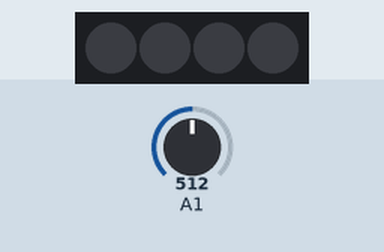
Simulated run of this sketch. Board: ATtiny85, built with avr-gcc and run on an emulated ATtiny85. On the bench: 4 RGB LEDs in strip order, left to right. Inputs (shaded band) come from the test bench; at power-on: A1 = 512. Dim RGB values are drawn brighter than linear.

Above: at 1.8 s.
1.9 s: A1 set to 252
8.2 s: A1 set to 222
At 11.5 s:
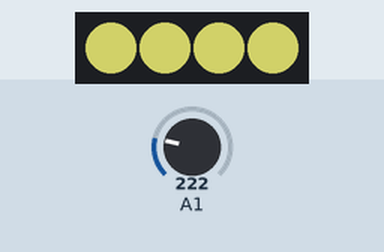
14.6 s: A1 set to 250
At 20.8 s:
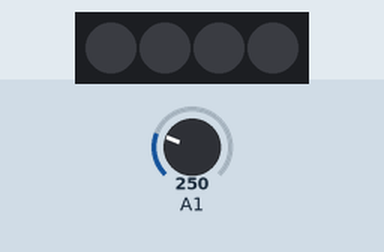
21.0 s: A1 set to 230
At 26.0 s:
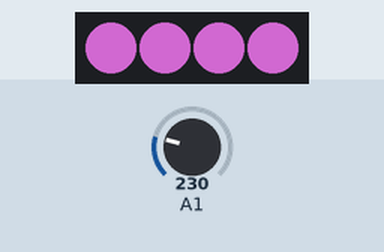
Timing chart, 0 to 33.5 s (numbered marks = the images above; inputs shaded):
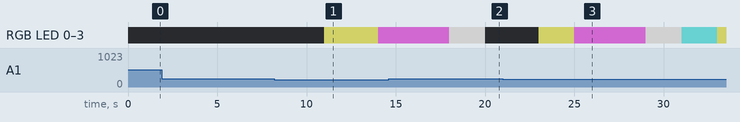

The sketch:

fakeTV.ino
```cpp
////////////////////////////////////////////////////////////////////
//
// Fake TV Security Light
//
// Built for DigiSpark
//
//
////////////////////////////////////////////////////////////////////
#include <Adafruit_NeoPixel.h>

#define PIN_NEOPIXEL_OUT  0
#define ADC_LDR           1 // Pin marked P2 === digital pin 2

#define NUM_LEDS  4

#define LED_BRIGHT  120

#define DAY_THRESHOLD 245
#define NIGHT_THRESHOLD 240

typedef struct
{
  int period;
  int r;
  int g;
  int b;
} FAKE_PICTURE;

FAKE_PICTURE pictures[] =
{
  {1000, LED_BRIGHT, LED_BRIGHT, LED_BRIGHT / 2},
  {2000, LED_BRIGHT, LED_BRIGHT/2, LED_BRIGHT},
  {4000, LED_BRIGHT, LED_BRIGHT, LED_BRIGHT},
  {2000, LED_BRIGHT/2, LED_BRIGHT, LED_BRIGHT},
  {2000, LED_BRIGHT, LED_BRIGHT, LED_BRIGHT/2}
};

// Global variables :-/
Adafruit_NeoPixel strip =
  Adafruit_NeoPixel(NUM_LEDS, PIN_NEOPIXEL_OUT, NEO_GRB + NEO_KHZ800);

void setup()
{
  strip.begin();
  strip.show(); // Initialize all pixels to 'off'
}

void loop()
{
  static boolean isNight = false;
  static int pictureIndex = 0;

  int ldrValue = analogRead(ADC_LDR);

  if(isNight)
  {
    if(ldrValue >= DAY_THRESHOLD)
    {
      isNight = false;
    }
  }
  else
  {
    if(ldrValue <= NIGHT_THRESHOLD)
    {
      isNight = true;
    }
  }

  delay(pictures[pictureIndex].period);
  if(isNight)
  {
    setLEDs(pictures[pictureIndex].r, pictures[pictureIndex].g,
      pictures[pictureIndex].b);
  }
  else
  {
    setLEDs(0, 0, 0);
  }

  pictureIndex ++;
  if(pictureIndex >= sizeof(pictures)/sizeof(pictures[0]))
  {
    pictureIndex = 0;
  }
}

void setLEDs(int r, int g, int b)
{
  uint32_t colour = strip.Color(r, g, b);

  for(int i = 0; i < NUM_LEDS; i++)
  {
    strip.setPixelColor(i, colour);
  }

  strip.show();
}
```

Measured:
- the behaviour switches between 241 and 240 on A1 (found by bisection; images 0 and 1)
- after the input at 1.9 s, every drawn part: stays the same
- after the input at 8.2 s, RGB LED 0–3: off → RGB(120, 120, 60) after 2.8 s, → RGB(120, 60, 120) 3.0 s later
- after the input at 21.0 s, RGB LED 0–3: off → RGB(120, 120, 60) after 2.0 s, → RGB(120, 60, 120) 2.0 s later, → RGB(120, 120, 120) 4.0 s later, → RGB(60, 120, 120) 2.0 s later, … (5 changes in this stretch)
